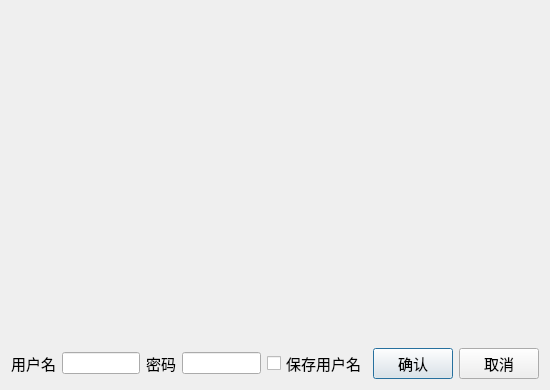
<?xml version="1.0" encoding="UTF-8"?>
<ui version="4.0">
 <class>DialogLogin</class>
 <widget class="QDialog" name="DialogLogin">
  <property name="geometry">
   <rect>
    <x>0</x>
    <y>0</y>
    <width>550</width>
    <height>390</height>
   </rect>
  </property>
  <property name="maximumSize">
   <size>
    <width>550</width>
    <height>390</height>
   </size>
  </property>
  <property name="windowTitle">
   <string>Dialog</string>
  </property>
  <layout class="QVBoxLayout" name="verticalLayout">
   <item>
    <widget class="QLabel" name="label">
     <property name="maximumSize">
      <size>
       <width>520</width>
       <height>334</height>
      </size>
     </property>
     <property name="text">
      <string/>
     </property>
     <property name="pixmap">
      <pixmap resource="res.qrc">:/images/images/splash2.jpg</pixmap>
     </property>
     <property name="scaledContents">
      <bool>true</bool>
     </property>
    </widget>
   </item>
   <item>
    <layout class="QHBoxLayout" name="horizontalLayout">
     <item>
      <widget class="QLabel" name="label_2">
       <property name="font">
        <font>
         <pointsize>11</pointsize>
        </font>
       </property>
       <property name="text">
        <string>用户名</string>
       </property>
      </widget>
     </item>
     <item>
      <widget class="QLineEdit" name="editUser"/>
     </item>
     <item>
      <widget class="QLabel" name="label_3">
       <property name="font">
        <font>
         <pointsize>11</pointsize>
        </font>
       </property>
       <property name="text">
        <string>密码</string>
       </property>
      </widget>
     </item>
     <item>
      <widget class="QLineEdit" name="editPwd"/>
     </item>
     <item>
      <widget class="QCheckBox" name="chkBoxSave">
       <property name="font">
        <font>
         <pointsize>11</pointsize>
        </font>
       </property>
       <property name="text">
        <string>保存用户名</string>
       </property>
      </widget>
     </item>
     <item>
      <spacer name="horizontalSpacer">
       <property name="orientation">
        <enum>Qt::Horizontal</enum>
       </property>
       <property name="sizeHint" stdset="0">
        <size>
         <width>13</width>
         <height>20</height>
        </size>
       </property>
      </spacer>
     </item>
     <item>
      <widget class="QPushButton" name="btnOk">
       <property name="font">
        <font>
         <pointsize>11</pointsize>
        </font>
       </property>
       <property name="text">
        <string>确认</string>
       </property>
       <property name="icon">
        <iconset resource="res.qrc">
         <normaloff>:/images/images/704.bmp</normaloff>:/images/images/704.bmp</iconset>
       </property>
      </widget>
     </item>
     <item>
      <widget class="QPushButton" name="btnCancel">
       <property name="font">
        <font>
         <pointsize>11</pointsize>
        </font>
       </property>
       <property name="text">
        <string>取消</string>
       </property>
       <property name="icon">
        <iconset resource="res.qrc">
         <normaloff>:/images/images/706.bmp</normaloff>:/images/images/706.bmp</iconset>
       </property>
      </widget>
     </item>
     <item>
      <spacer name="horizontalSpacer_2">
       <property name="orientation">
        <enum>Qt::Horizontal</enum>
       </property>
       <property name="sizeHint" stdset="0">
        <size>
         <width>13</width>
         <height>20</height>
        </size>
       </property>
      </spacer>
     </item>
    </layout>
   </item>
  </layout>
 </widget>
 <resources>
  <include location="res.qrc"/>
 </resources>
 <connections>
  <connection>
   <sender>btnCancel</sender>
   <signal>clicked()</signal>
   <receiver>DialogLogin</receiver>
   <slot>close()</slot>
   <hints>
    <hint type="sourcelabel">
     <x>496</x>
     <y>365</y>
    </hint>
    <hint type="destinationlabel">
     <x>274</x>
     <y>194</y>
    </hint>
   </hints>
  </connection>
 </connections>
</ui>
